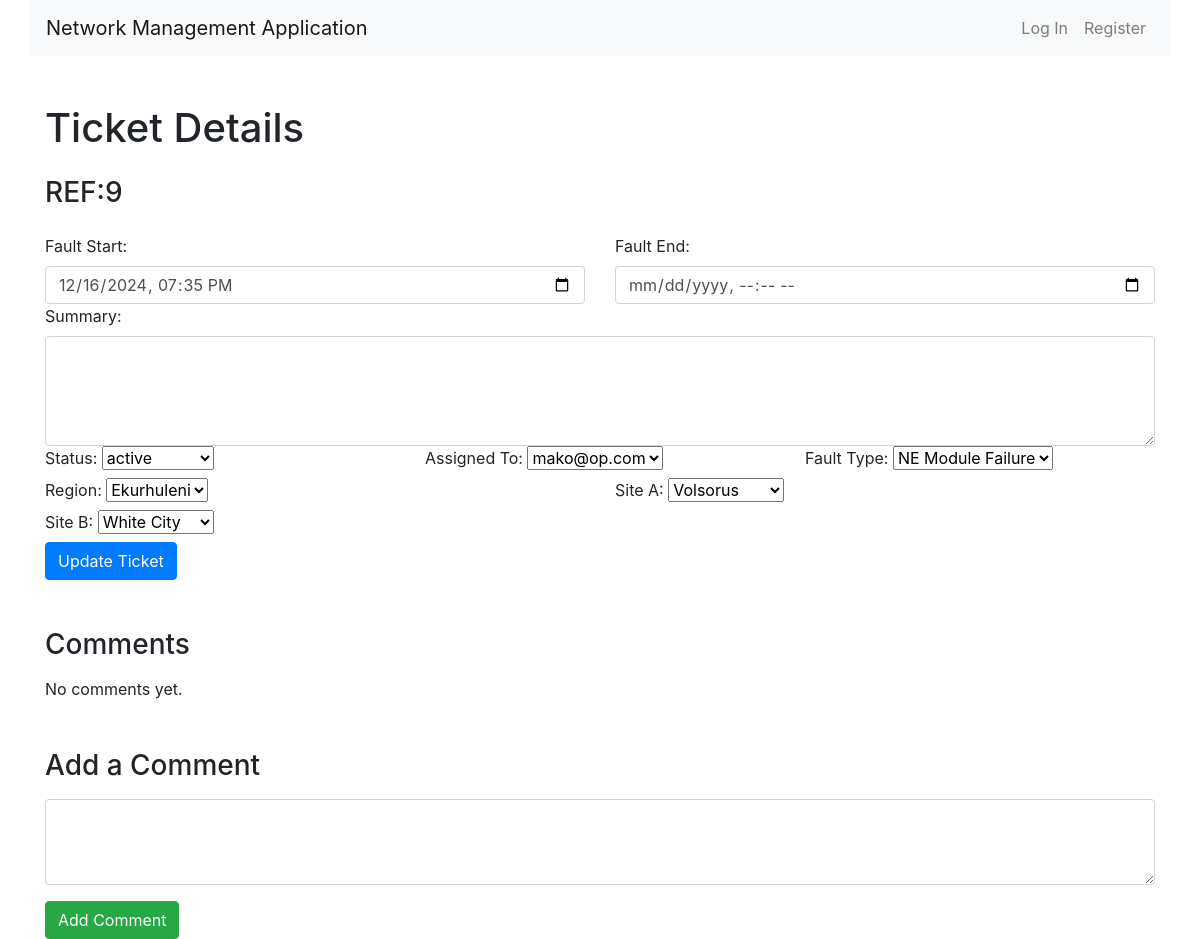
The app's page /tickets/9/details/ with its own data.
### nms/models.py (models this page shows, shortened)
class Ticket(models.Model):
    fault_start = models.CharField(max_length=255, null=True, blank=True)
    fault_end = models.CharField(max_length=255, null=True, blank=True)
    summary = models.TextField(null=True, blank=True)
    status = models.ForeignKey('TicketStatus', on_delete=models.CASCADE, related_name='tickets', default=1)
    created_at = models.DateTimeField(auto_now_add=True)
    assigned_to = models.ForeignKey(User, on_delete=models.CASCADE, related_name='tickets', null=True, blank=True)
    fault_type = models.ForeignKey(FaultType, on_delete=models.CASCADE, related_name='tickets', null=True, blank=True)
    region = models.ForeignKey(Region, on_delete=models.CASCADE, related_name='tickets', null=True, blank=True)
    site_A = models.ForeignKey(Site, on_delete=models.CASCADE, related_name='site_A_tickets', null=True, blank=True)
    site_B = models.ForeignKey(Site, on_delete=models.CASCADE, related_name='site_B_tickets', null=True, blank=True)

class TicketStatus(models.Model):
    name = models.CharField(max_length=50, unique=True)

class User(AbstractUser):
    ROLES = (
        ('noc', 'NOC Staff'),
        ('technician', 'Technician'),
        ('manager', 'Manager'),
        ('client', 'Client')
    )
    role = models.CharField(max_length=50, choices=ROLES, default='client')

class FaultType(models.Model):
    name = models.CharField(max_length=100, unique=True)

class Region(models.Model):
    name = models.CharField(max_length=100, unique=True)

class Site(models.Model):
    name = models.CharField(max_length=100, unique=True)
    region = models.ForeignKey(Region, on_delete=models.CASCADE, related_name='sites')

### nms/views.py (the view)
# urls.py: path('tickets/<int:ticket_id>/details/', views.view_ticket, name='view_ticket'),
def view_ticket(request, ticket_id):
    ticket = get_object_or_404(Ticket, id=ticket_id)
    comments = ticket.comments.select_related('user').order_by('-created_date')
    statuses = TicketStatus.objects.all()
    fault_types = FaultType.objects.all()
    regions = Region.objects.all()
    sites = Site.objects.all()
    users = User.objects.all()
    return render(request, 'nms/view_ticket.html', {
        'ticket': ticket,
        'statuses': statuses,
        'fault_types': fault_types,
        'regions': regions,
        'sites': sites,
        'users': users,
        'comments': comments
    })

### nms/templates/nms/view_ticket.html (shortened to what this page needs)
{% extends "nms/layout.html" %}
{% block body %}
<div class="container mt-5">
    <h1 class="mb-4">Ticket Details</h1>
    <h3 class="mb-4">REF:{{ ticket.id }}</h3>
    <form id="edit-ticket-form" class="row g-3" action="{% url 'update_ticket' ticket.id %}">
        <div class="col-md-6">
            <label for="fault_start" class="form-label">Fault Start:</label>
            <input type="datetime-local" class="form-control" id="fault_start" name="fault_start" value="{{ ticket.fault_start }}">
        </div>
        <div class="col-md-6">
            <label for="fault_end" class="form-label">Fault End:</label>
            <input type="datetime-local" class="form-control" id="fault_end" name="fault_end" value="{{ ticket.fault_end }}">
        </div>
        <div class="col-12">
            <label for="summary" class="form-label">Summary:</label>
            <textarea class="form-control" id="summary" name="summary" rows="4">{{ ticket.summary }}</textarea>
        </div>
        <div class="col-md-4">
            <label for="status" class="form-label">Status:</label>
            <select class="form-select" id="status" name="status">
                {% for status in statuses %}
                <option value="{{ status.id }}" {% if ticket.status.id == status.id %}selected{% endif %}>
                    {{ status.name }}
                </option>
                {% endfor %}
            </select>
        </div>
        <div class="col-md-4">
            <label for="assigned_to" class="form-label">Assigned To:</label>
            <select class="form-select" id="assigned_to" name="assigned_to">
                {% for user in users %}
                <option value="{{ user.id }}" {% if ticket.assigned_to.id == user.id %}selected{% endif %}>
                    {{ user.username }}
                </option>
                {% endfor %}
            </select>
        </div>
        <div class="col-md-4">
            <label for="fault_type" class="form-label">Fault Type:</label>
            <select class="form-select" id="fault_type" name="fault_type">
                {% for fault_type in fault_types %}
                <option value="{{ fault_type.id }}" {% if ticket.fault_type.id == fault_type.id %}selected{% endif %}>
                    {{ fault_type.name }}
                </option>
                {% endfor %}
            </select>
        </div>
        <div class="col-md-6">
            <label for="region" class="form-label">Region:</label>
            <select class="form-select" id="region" name="region">
                {% for region in regions %}
                <option value="{{ region.id }}" {% if ticket.region.id == region.id %}selected{% endif %}>
                    {{ region.name }}
                </option>
                {% endfor %}
            </select>
        </div>
        <div class="col-md-6">
            <label for="site_A" class="form-label">Site A:</label>
            <select class="form-select" id="site_A" name="site_A">
                {% for site in sites %}
                <option value="{{ site.id }}" {% if ticket.site_A.id == site.id %}selected{% endif %}>
                    {{ site.name }}
                </option>
                {% endfor %}
            </select>
        </div>
        <div class="col-md-6">
            <label for="site_B" class="form-label">Site B:</label>
            <select class="form-select" id="site_B" name="site_B">
                {% for site in sites %}
                <option value="{{ site.id }}" {% if ticket.site_B.id == site.id %}selected{% endif %}>
                    {{ site.name }}
                </option>
                {% endfor %}
            </select>
        </div>
        <div class="col-12">
            <button type="button" class="btn btn-primary" id="update-ticket">Update Ticket</button>
        </div>
    </form>
    <h3 class="mt-5">Comments</h3>
    <div id="comments-section" class="mt-3">
        {% for comment in comments %}
        <div class="card mb-3">
            <div class="card-body comment">
                <h5 class="card-title">{{ comment.user.username }}</h5>
                <p class="card-text mt-2">{{ comment.content }}</p>
                <h6 class="card-subtitle text-muted">{{ comment.created_date }}</h6>
            </div>
        </div>
        {% empty %}
        <p>No comments yet.</p>
        {% endfor %}
    </div>
    <h3 class="mt-5">Add a Comment</h3>
    <form method="POST" action="{% url 'add_comment' ticket.id %}" class="mt-3">
        <textarea class="form-control mb-3" name="content" rows="3" required></textarea>
        <button type="submit" class="btn btn-success">Add Comment</button>
    </form>
</div>
{% endblock %}

### records on screen
Ticket: id "9", fault_start "12/16/2024 19:35", status "active", assigned_to "mako@op.com", fault_type "NE Module Failure", region "Ekurhuleni", site_A "Volsorus"

### other values on screen
form field site_B "White City"
